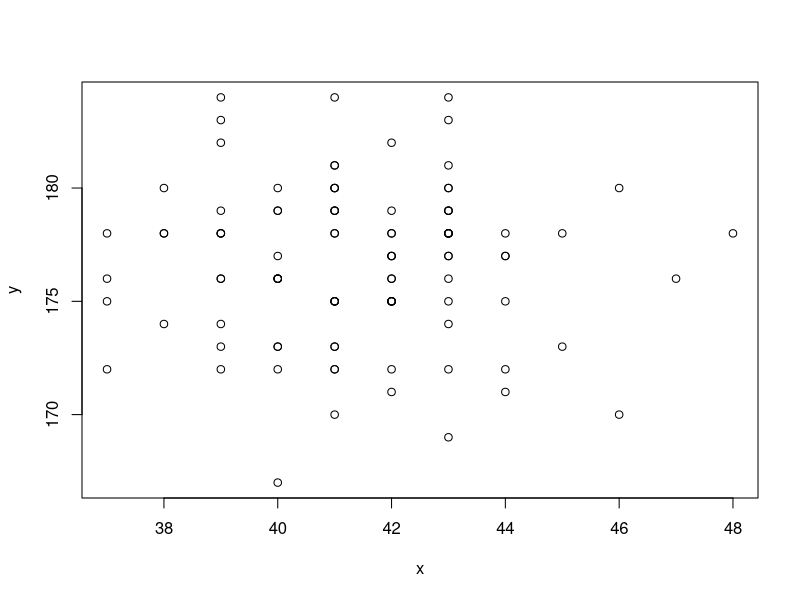
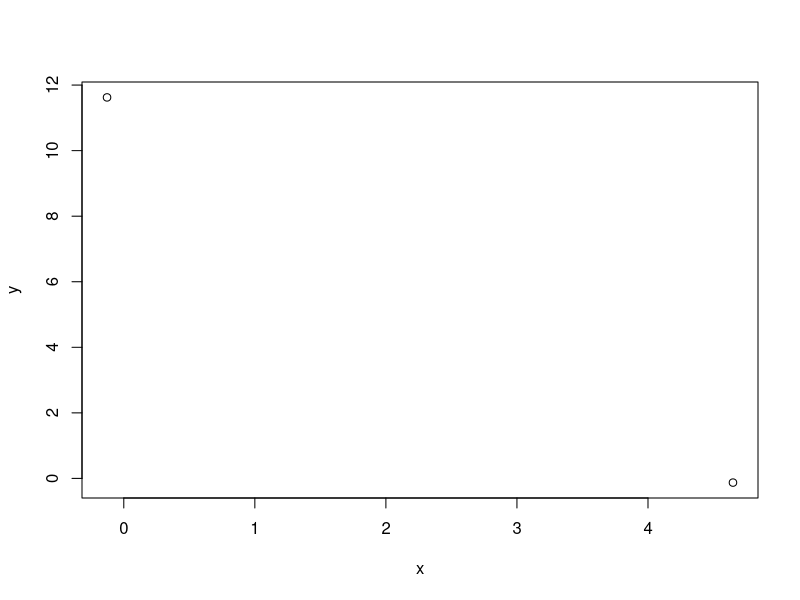
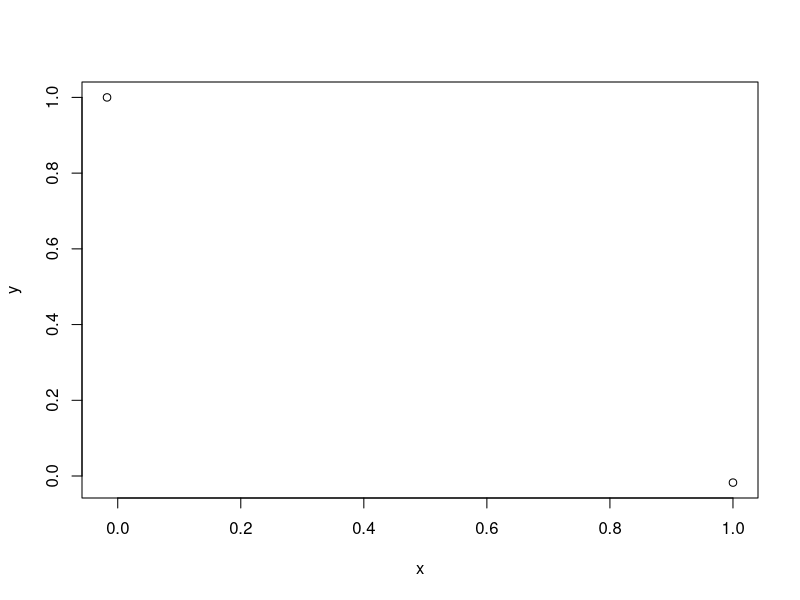
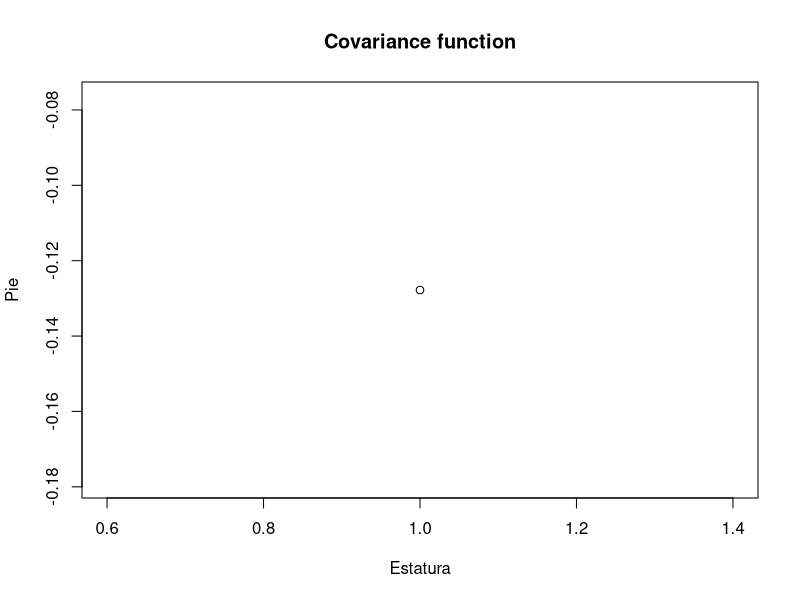
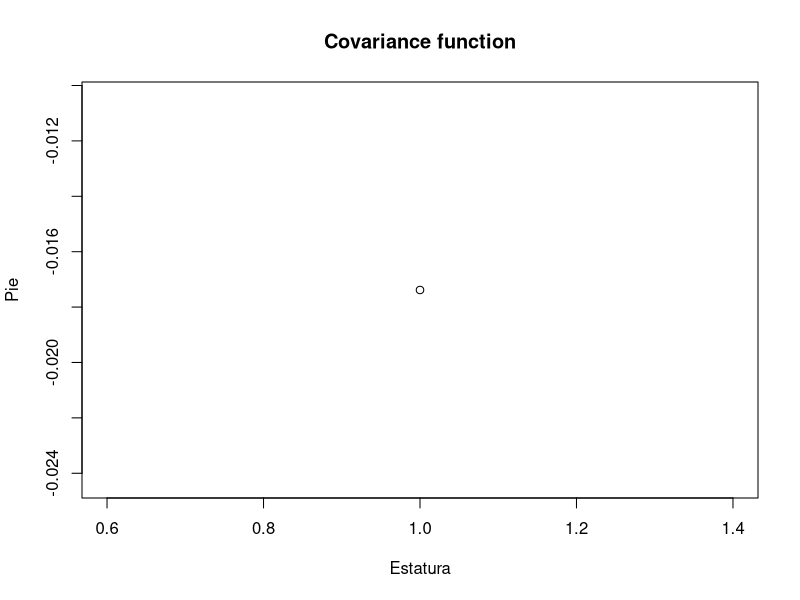
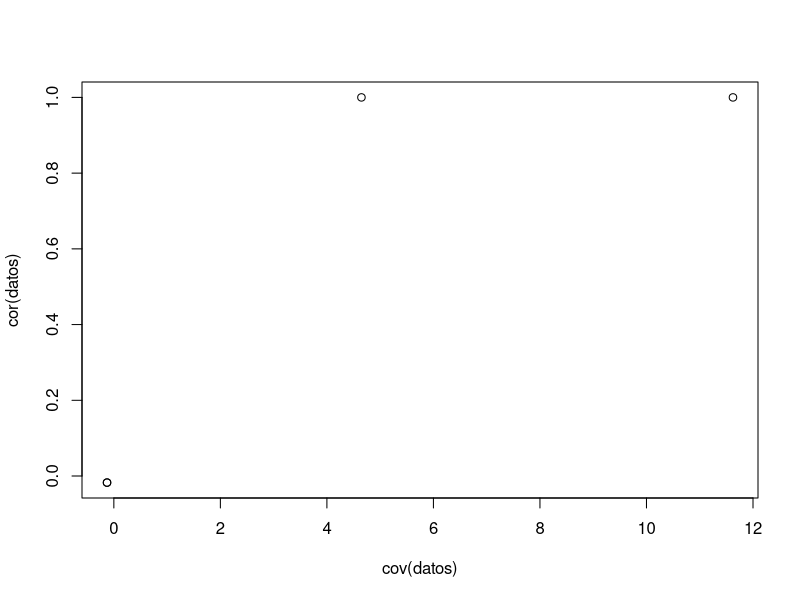

These figures' R source, in order: (Note: this script raises an error after producing the figures.)
require(stats)
str(swiss); head(swiss);


x <- swiss$Education[1:25]
sort(x, method="sh",index.return = TRUE)
## se puede sustituir "sh" por "shell" o por "s"

## también podemos generar una secuencia aleatoria y realizar una ordenación rápida de los datos
x <- as.integer(rnorm(200, 5, 7))
sort(x, method="quick") 


##Ejercicio 2. Calcular en x, 100 números aleatorios según una normal de media 42 y desviación típica de 2.5.
##Dicha variable redondeada a entero representará el número de pie de un chico de 18 años. Calcular en y, 100
##números aleatorios según una normal de media 177 y varianza 10. Dicha variable redondeada representa la
##estatura. 

x <- as.integer(rnorm(100, 42, 2.5))
sort(x, method="quick") 
pie <- x

y <- (as.integer(rnorm(100,177,(10^(1/2)))))
sort(y, method="quick") 
estatura <- y


# a. Meter ambas variables en un data.frame denominado datos
datos <- data.frame(x, y)


# b. Calcular la media y la varianza de x e y usando apply sobre 'datos'
apply(datos,2,mean)
apply(datos,2,var)

medias<-lapply(datos,mean)
medias

# c. Determinar la covarianza y la correlación, representar mediante un gráfico
cov(datos)
cor(datos)

plot(x,y)
plot(cov(datos))
plot(cor(datos))

plot( cov( x,y), main = 'Covariance function', xlab = 'Estatura', ylab = 'Pie' )
plot( cor( x,y), main = 'Covariance function', xlab = 'Estatura', ylab = 'Pie' )
plot(cov(datos),cor(datos))

# d. Determinar la regresión lineal entre las variables y representar los resultados. 
regresion<-lm(y~x)
regresion
abline(regresion)



#Ejercicio 3. Calcular una matriz de k1 filas por k2 columnas cuyas componentes sean números aleatorios
#según una distribución de Poisson de parámetro Lambda. Calcular la traspuesta de dicha matriz y comprobar los
#resultados usando la función t de R.
#Observaciones. Los datos k1, k2 y Lambda deben solicitarse por teclado al usuario del script generado. La
#implementación de todo el programa debe realizarse utilizando sentencias de iteración (for, while, repeat). La
#función t de R sirve para calcular la traspuesta de una matriz. El ejercicio debe comprobar que los resultados son
#los mismos que los que se obtendrían con esta función. 

preguntar <- function(){
k1 <- readline("What is the value of k1?")  
k2 <- readline("What is the value of k2?")
lambda <- readline("What is the value of lambda?")
 
k1<-as.integer(k1)
k2 <-as.integer(k2)
lambda <-as.integer(lambda)
}
preguntar()  


x<- rpois(k1*k2,lambda)
matriz<-matrix(x, nrow = k1,ncol = k2)
matriz
matriz2<-matriz


matriz3<-matriz
for(j in 1:k2){
  for(i in 1:k1){
    matriz3[i,j]<- x[k1*(j-1)+i]
  }
}
matriz3

mattraspuesta<-matrix(0,k2,k1)
for(i in 1:k2) {
  for(j in 1:k1){
    mattraspuesta[i,j]<-matriz3[j,i]
  }
}
mattraspuesta

